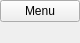
<?xml version="1.0" encoding="UTF-8"?>
<ui version="4.0">
 <class>GMenu</class>
 <widget class="QWidget" name="GMenu">
  <property name="geometry">
   <rect>
    <x>0</x>
    <y>0</y>
    <width>75</width>
    <height>43</height>
   </rect>
  </property>
  <property name="windowTitle">
   <string>GMenu</string>
  </property>
  <layout class="QGridLayout" name="gridLayout">
   <property name="leftMargin">
    <number>0</number>
   </property>
   <property name="topMargin">
    <number>0</number>
   </property>
   <property name="rightMargin">
    <number>0</number>
   </property>
   <property name="bottomMargin">
    <number>0</number>
   </property>
   <property name="spacing">
    <number>0</number>
   </property>
   <item row="0" column="0">
    <widget class="QPushButton" name="m_title">
     <property name="cursor">
      <cursorShape>PointingHandCursor</cursorShape>
     </property>
     <property name="text">
      <string>Menu</string>
     </property>
    </widget>
   </item>
   <item row="1" column="0">
    <widget class="QWidget" name="widget" native="true">
     <layout class="QVBoxLayout" name="verticalLayout_2">
      <item>
       <layout class="QVBoxLayout" name="m_menuLayout"/>
      </item>
     </layout>
    </widget>
   </item>
  </layout>
 </widget>
 <resources/>
 <connections/>
</ui>
